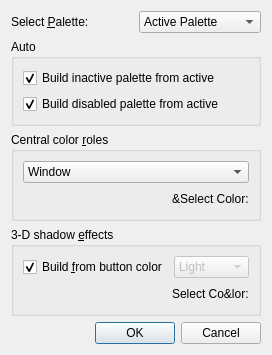
<?xml version="1.0" encoding="UTF-8"?>
<ui version="4.0">
  <comment>*********************************************************************
**
** Copyright (C) 2013 Digia Plc and/or its subsidiary(-ies).
** Contact: http://www.qt-project.org/legal
**
** This file is part of the tools applications of the Qt Toolkit.
**
** $QT_BEGIN_LICENSE:LGPL$
** Commercial License Usage
** Licensees holding valid commercial Qt licenses may use this file in
** accordance with the commercial license agreement provided with the
** Software or, alternatively, in accordance with the terms contained in
** a written agreement between you and Digia.  For licensing terms and
** conditions see http://qt.digia.com/licensing.  For further information
** use the contact form at http://qt.digia.com/contact-us.
**
** GNU Lesser General Public License Usage
** Alternatively, this file may be used under the terms of the GNU Lesser
** General Public License version 2.1 as published by the Free Software
** Foundation and appearing in the file LICENSE.LGPL included in the
** packaging of this file.  Please review the following information to
** ensure the GNU Lesser General Public License version 2.1 requirements
** will be met: http://www.gnu.org/licenses/old-licenses/lgpl-2.1.html.
**
** In addition, as a special exception, Digia gives you certain additional
** rights.  These rights are described in the Digia Qt LGPL Exception
** version 1.1, included in the file LGPL_EXCEPTION.txt in this package.
**
** GNU General Public License Usage
** Alternatively, this file may be used under the terms of the GNU
** General Public License version 3.0 as published by the Free Software
** Foundation and appearing in the file LICENSE.GPL included in the
** packaging of this file.  Please review the following information to
** ensure the GNU General Public License version 3.0 requirements will be
** met: http://www.gnu.org/copyleft/gpl.html.
**
**
** $QT_END_LICENSE$
**
*********************************************************************</comment>
 <class>PaletteEditorAdvanced</class>
 <widget class="QDialog" name="PaletteEditorAdvanced">
  <property name="geometry">
   <rect>
    <x>0</x>
    <y>0</y>
    <width>239</width>
    <height>344</height>
   </rect>
  </property>
  <property name="windowTitle">
   <string>Tune Palette</string>
  </property>
  <layout class="QVBoxLayout" name="verticalLayout_4">
   <item>
    <layout class="QHBoxLayout" name="horizontalLayout">
     <item>
      <widget class="QLabel" name="paletteComboLabel">
       <property name="text">
        <string>Select &amp;Palette:</string>
       </property>
       <property name="buddy">
        <cstring>paletteCombo</cstring>
       </property>
      </widget>
     </item>
     <item>
      <widget class="QComboBox" name="paletteCombo">
       <item>
        <property name="text">
         <string>Active Palette</string>
        </property>
       </item>
       <item>
        <property name="text">
         <string>Inactive Palette</string>
        </property>
       </item>
       <item>
        <property name="text">
         <string>Disabled Palette</string>
        </property>
       </item>
      </widget>
     </item>
    </layout>
   </item>
   <item>
    <widget class="QGroupBox" name="autoGroupBox">
     <property name="sizePolicy">
      <sizepolicy hsizetype="Preferred" vsizetype="Maximum">
       <horstretch>0</horstretch>
       <verstretch>0</verstretch>
      </sizepolicy>
     </property>
     <property name="title">
      <string>Auto</string>
     </property>
     <layout class="QVBoxLayout" name="verticalLayout">
      <item>
       <widget class="QCheckBox" name="checkBuildInactive">
        <property name="text">
         <string>Build inactive palette from active</string>
        </property>
        <property name="checked">
         <bool>true</bool>
        </property>
       </widget>
      </item>
      <item>
       <widget class="QCheckBox" name="checkBuildDisabled">
        <property name="text">
         <string>Build disabled palette from active</string>
        </property>
        <property name="checked">
         <bool>true</bool>
        </property>
       </widget>
      </item>
     </layout>
    </widget>
   </item>
   <item>
    <widget class="QGroupBox" name="groupCentral">
     <property name="title">
      <string>Central color &amp;roles</string>
     </property>
     <layout class="QVBoxLayout" name="verticalLayout_2">
      <item>
       <widget class="QComboBox" name="comboCentral">
        <property name="toolTip">
         <string>Choose central color role</string>
        </property>
        <property name="whatsThis">
         <string>&lt;b&gt;Select a color role.&lt;/b&gt;&lt;p&gt;Available central roles are: &lt;ul&gt; &lt;li&gt;Window - general background color.&lt;/li&gt; &lt;li&gt;WindowText - general foreground color. &lt;/li&gt; &lt;li&gt;Base - used as background color for e.g. text entry widgets, usually white or another light color. &lt;/li&gt; &lt;li&gt;Text - the foreground color used with Base. Usually this is the same as WindowText, in what case it must provide good contrast both with Window and Base. &lt;/li&gt; &lt;li&gt;Button - general button background color, where buttons need a background different from Window, as in the Macintosh style. &lt;/li&gt; &lt;li&gt;ButtonText - a foreground color used with the Button color. &lt;/li&gt; &lt;li&gt;Highlight - a color to indicate a selected or highlighted item. &lt;/li&gt; &lt;li&gt;HighlightedText - a text color that contrasts to Highlight. &lt;/li&gt; &lt;li&gt;BrightText - a text color that is very different from WindowText and contrasts well with e.g. black. &lt;/li&gt; &lt;/ul&gt; &lt;/p&gt;</string>
        </property>
        <item>
         <property name="text">
          <string>Window</string>
         </property>
        </item>
        <item>
         <property name="text">
          <string>WindowText</string>
         </property>
        </item>
        <item>
         <property name="text">
          <string>Base</string>
         </property>
        </item>
        <item>
         <property name="text">
          <string>AlternateBase</string>
         </property>
        </item>
        <item>
         <property name="text">
          <string>ToolTipBase</string>
         </property>
        </item>
        <item>
         <property name="text">
          <string>ToolTipText</string>
         </property>
        </item>
        <item>
         <property name="text">
          <string>Text</string>
         </property>
        </item>
        <item>
         <property name="text">
          <string>Button</string>
         </property>
        </item>
        <item>
         <property name="text">
          <string>ButtonText</string>
         </property>
        </item>
        <item>
         <property name="text">
          <string>BrightText</string>
         </property>
        </item>
        <item>
         <property name="text">
          <string>Highlight</string>
         </property>
        </item>
        <item>
         <property name="text">
          <string>HighlightedText</string>
         </property>
        </item>
        <item>
         <property name="text">
          <string>Link</string>
         </property>
        </item>
        <item>
         <property name="text">
          <string>LinkVisited</string>
         </property>
        </item>
       </widget>
      </item>
      <item>
       <layout class="QHBoxLayout" name="layoutCentral">
        <item>
         <spacer name="horizontalSpacer">
          <property name="orientation">
           <enum>Qt::Horizontal</enum>
          </property>
          <property name="sizeHint" stdset="0">
           <size>
            <width>40</width>
            <height>20</height>
           </size>
          </property>
         </spacer>
        </item>
        <item>
         <widget class="QLabel" name="labelCentral">
          <property name="sizePolicy">
           <sizepolicy hsizetype="Minimum" vsizetype="Minimum">
            <horstretch>0</horstretch>
            <verstretch>0</verstretch>
           </sizepolicy>
          </property>
          <property name="minimumSize">
           <size>
            <width>0</width>
            <height>0</height>
           </size>
          </property>
          <property name="text">
           <string>&amp;Select Color:</string>
          </property>
         </widget>
        </item>
       </layout>
      </item>
     </layout>
    </widget>
   </item>
   <item>
    <widget class="QGroupBox" name="groupEffect">
     <property name="title">
      <string>3-D shadow &amp;effects</string>
     </property>
     <layout class="QVBoxLayout" name="verticalLayout_3">
      <item>
       <layout class="QHBoxLayout" name="horizontalLayout_2">
        <item>
         <widget class="QCheckBox" name="checkBuildEffect">
          <property name="toolTip">
           <string>Generate shadings</string>
          </property>
          <property name="whatsThis">
           <string>Check to let 3D-effect colors be calculated from button-color.</string>
          </property>
          <property name="text">
           <string>Build &amp;from button color</string>
          </property>
          <property name="checked">
           <bool>true</bool>
          </property>
         </widget>
        </item>
        <item>
         <widget class="QComboBox" name="comboEffect">
          <property name="enabled">
           <bool>false</bool>
          </property>
          <property name="toolTip">
           <string>Choose 3D-effect color role</string>
          </property>
          <property name="whatsThis">
           <string>&lt;b&gt;Select a color role.&lt;/b&gt;&lt;p&gt;Available effect roles are: &lt;ul&gt; &lt;li&gt;Light - lighter than Button color. &lt;/li&gt; &lt;li&gt;Midlight - between Button and Light. &lt;/li&gt; &lt;li&gt;Mid - between Button and Dark. &lt;/li&gt; &lt;li&gt;Dark - darker than Button. &lt;/li&gt; &lt;li&gt;Shadow - a very dark color. &lt;/li&gt; &lt;/ul&gt;</string>
          </property>
          <item>
           <property name="text">
            <string>Light</string>
           </property>
          </item>
          <item>
           <property name="text">
            <string>Midlight</string>
           </property>
          </item>
          <item>
           <property name="text">
            <string>Mid</string>
           </property>
          </item>
          <item>
           <property name="text">
            <string>Dark</string>
           </property>
          </item>
          <item>
           <property name="text">
            <string>Shadow</string>
           </property>
          </item>
         </widget>
        </item>
       </layout>
      </item>
      <item>
       <layout class="QHBoxLayout" name="layoutEffect">
        <item>
         <spacer name="horizontalSpacer_2">
          <property name="orientation">
           <enum>Qt::Horizontal</enum>
          </property>
          <property name="sizeHint" stdset="0">
           <size>
            <width>40</width>
            <height>20</height>
           </size>
          </property>
         </spacer>
        </item>
        <item>
         <widget class="QLabel" name="labelEffect">
          <property name="sizePolicy">
           <sizepolicy hsizetype="Minimum" vsizetype="Minimum">
            <horstretch>0</horstretch>
            <verstretch>0</verstretch>
           </sizepolicy>
          </property>
          <property name="minimumSize">
           <size>
            <width>0</width>
            <height>0</height>
           </size>
          </property>
          <property name="text">
           <string>Select Co&amp;lor:</string>
          </property>
         </widget>
        </item>
       </layout>
      </item>
     </layout>
    </widget>
   </item>
   <item>
    <widget class="QDialogButtonBox" name="buttonBox">
     <property name="orientation">
      <enum>Qt::Horizontal</enum>
     </property>
     <property name="standardButtons">
      <set>QDialogButtonBox::Cancel|QDialogButtonBox::Ok</set>
     </property>
    </widget>
   </item>
  </layout>
 </widget>
 <resources/>
 <connections>
  <connection>
   <sender>buttonBox</sender>
   <signal>accepted()</signal>
   <receiver>PaletteEditorAdvanced</receiver>
   <slot>accept()</slot>
   <hints>
    <hint type="sourcelabel">
     <x>238</x>
     <y>384</y>
    </hint>
    <hint type="destinationlabel">
     <x>157</x>
     <y>274</y>
    </hint>
   </hints>
  </connection>
  <connection>
   <sender>buttonBox</sender>
   <signal>rejected()</signal>
   <receiver>PaletteEditorAdvanced</receiver>
   <slot>reject()</slot>
   <hints>
    <hint type="sourcelabel">
     <x>306</x>
     <y>390</y>
    </hint>
    <hint type="destinationlabel">
     <x>286</x>
     <y>274</y>
    </hint>
   </hints>
  </connection>
  <connection>
   <sender>checkBuildEffect</sender>
   <signal>toggled(bool)</signal>
   <receiver>comboEffect</receiver>
   <slot>setDisabled(bool)</slot>
   <hints>
    <hint type="sourcelabel">
     <x>82</x>
     <y>262</y>
    </hint>
    <hint type="destinationlabel">
     <x>190</x>
     <y>262</y>
    </hint>
   </hints>
  </connection>
 </connections>
</ui>
